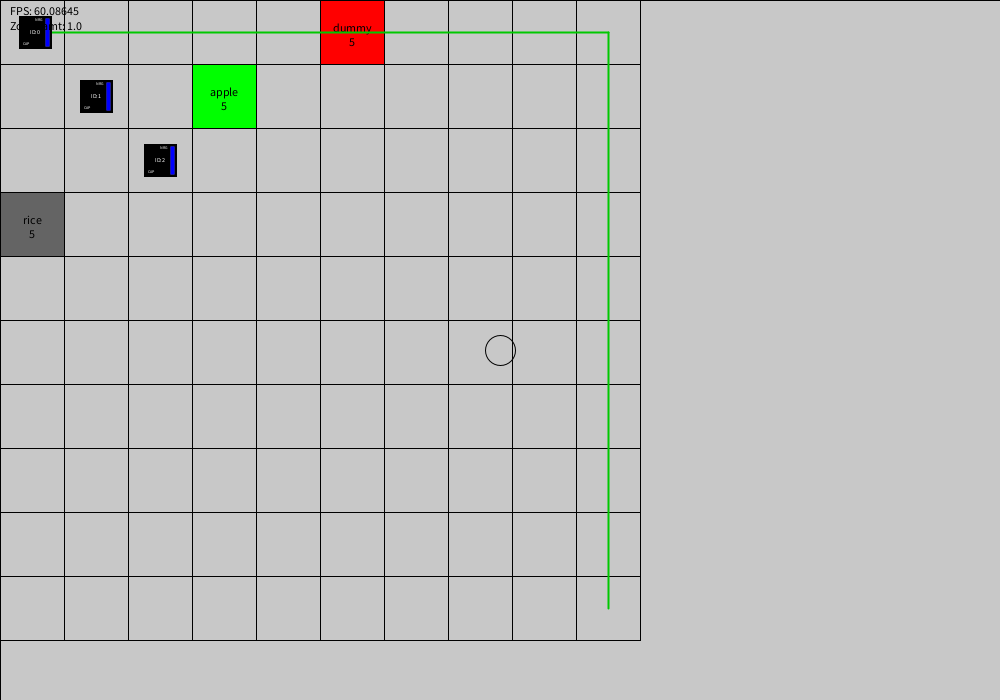
Frame 1 (no input)
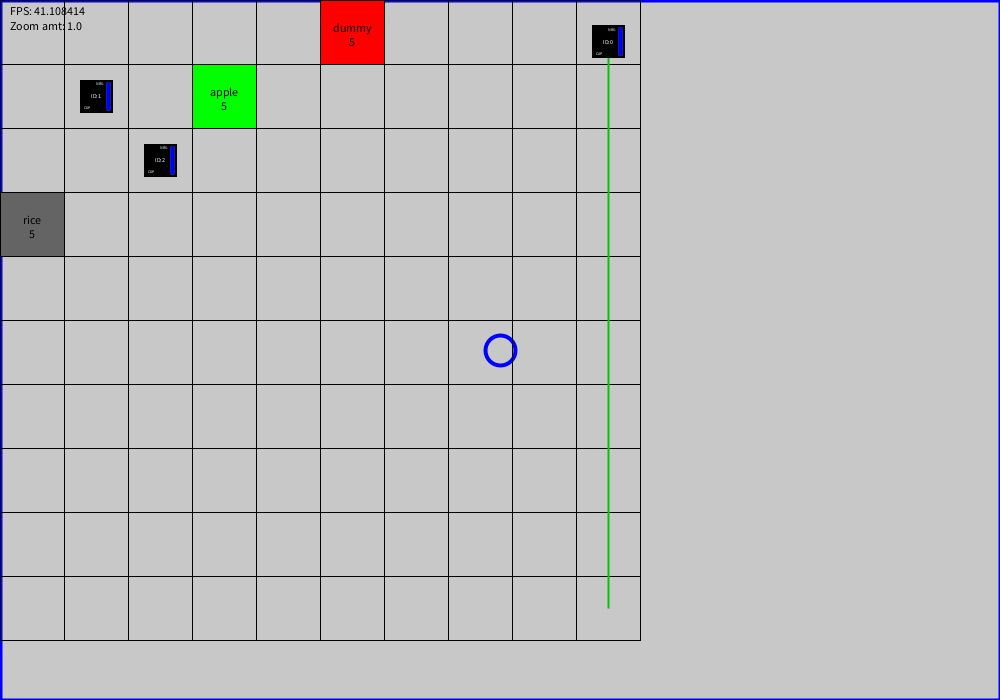
Frame 60 (the mouse pressed at the canvas centre just before this capture)
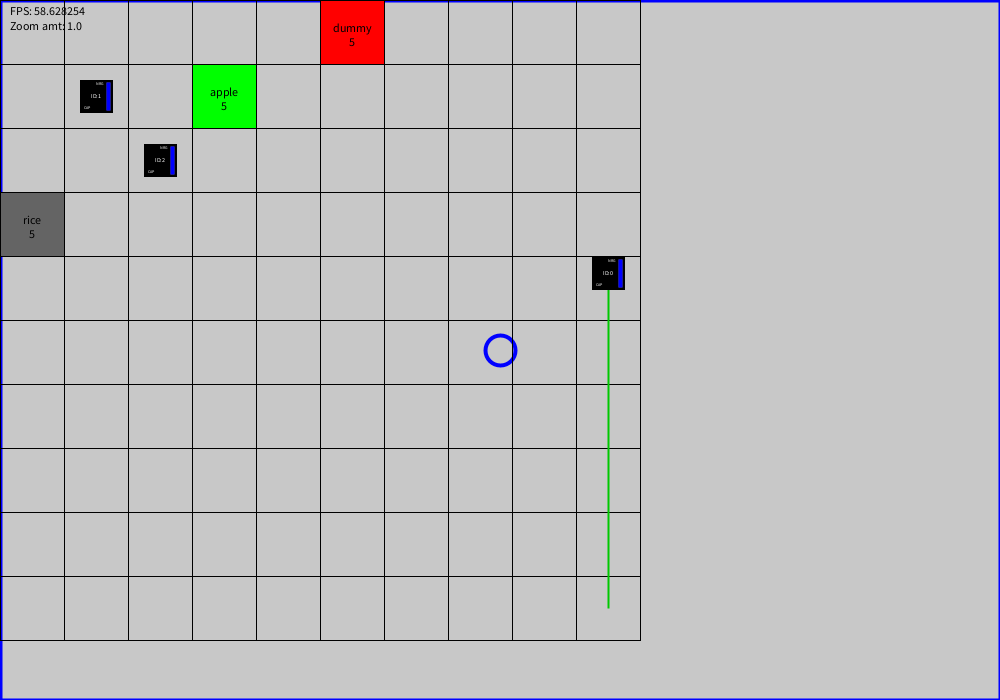
Frame 120 (the mouse held since frame 60 and released just before this capture)

The Processing sketch that drew these frames (run headless with seeded random() and noise(); from frame 60 on, the mouse is pressed at the canvas centre):

// Processing sketch: storageBots
// ── storageBots.pde
float offsetX, offsetY;
int gridSizeX = 10;
int gridSizeY = 10;
float rW = 64;
float zoom = 1;
float elapsedTime = 0;
float globalTimer = 0;
void setup() {
  size(1000, 700);
  //fullScreen();
  for (int i = 0; i<gridSizeX; i++) {
    for (int j = 0; j<gridSizeY; j++) {
      storageGrid.add(new sCell(j, i));
    }
  }
  storageGrid.get(5).putObj(new dummy(), 5);
  storageGrid.get(13).putObj(new apple(), 5);
  storageGrid.get(30).putObj(new rice(), 5);
  bots.add(new sBot(0,0,bots.size()));
  bots.add(new sBot(1, 1,bots.size()));
  bots.add(new sBot(2, 2,bots.size()));
  bots.get(0).commands.add(new moveTo(9,9));
  bots.get(0).commands.add(new moveTo(0,0));
  bots.get(0).getProduct("dummy",4);
  bots.get(0).commands.add(new moveTo(5,5));
}

void draw() {
  elapsedTime = 1/frameRate;
  globalTimer += elapsedTime;
  background(200);
  pushMatrix();
  scale(zoom);
  translate(-offsetX, -offsetY);
  noFill();
  rectMode(CORNER);
  rect(0, 0, width * 1/scl, height * 1/scl);
  ellipse(width/2 * 1/scl, height/2 * 1/scl, 30 * 1/scl, 30 * 1/scl);

  for (sCell c : storageGrid) {
    noFill();
    stroke(0);
    strokeWeight(1);
    if (c.storageObj!=null) {
      fill(c.storageObj.c);
    }
    rect(c.idX * rW * 1/scl, c.idY * rW * 1/scl, rW * 1/scl, rW * 1/scl);
    if (c.storageObj!=null) {
      fill(0);
      textAlign(CENTER);
      text(c.storageObj.name+"\n"+c.amt, (c.idX * rW + rW/2) * 1/scl, (c.idY * rW + rW/2) * 1/scl);
    }
  }
  
  if (!bots.isEmpty())
    for (sBot b : bots) {
      b.update();
      b.show();
    }
  textSize(12);
  popMatrix();
  rectMode(CORNER);
  fill(0);
  textAlign(LEFT, CENTER);
  text("FPS: "+frameRate, 10, 10);
  text("Zoom amt: "+zoom, 10, 25);
  if (cmdType) {
    stroke(0);
    rect(0, height-15, width, 15);
    fill(255);
    text(command, 0, height-15);
  }
  mousePos();
}

// ── bots.pde
ArrayList<sBot> bots = new ArrayList<sBot>();
float botWidth = rW/2;
class sBot {
  ArrayList<cmd> commands = new ArrayList<cmd>();
  float positionX, positionY;
  //float speedX, speedY;
  object storageObj = null;
  int amt = 0;
  float maxSpeed = 200;
  int maxCapacity = 10;
  float takeSpeed = 2;
  color c = 0;
  int id;
  float energy = 100;
  float maxEnergy = 100;
  sBot(float idx, float idy, int _id) {
    positionX = rW/2 + idx * rW;
    positionY = rW/2 + idy * rW;
    id = _id;
  }

  void update() {
    if (!commands.isEmpty()) {
      switch(commands.get(0).getClass().toString().substring(18)) {
      case "moveTo":
        String info = commands.get(0).getInfo();
        float mx = 0, my = 0;
        for (int i = 0; i<info.length(); i++) {
          if (info.charAt(i) == ' ')
            mx = float(info.substring(0, i));
          my = float(info.substring(i));
        }
        stroke(0,200,0);
        strokeWeight(2);
        float gotoX = mx*rW+rW/2;
        float gotoY = my*rW+rW/2;
        if (abs(positionX-gotoX)<0.1) {
          positionX = gotoX;
          line(positionX,positionY,gotoX,gotoY);
          float sy = (gotoY - positionY)*5;
          sy = constrain(sy, -maxSpeed, maxSpeed);
          positionY += sy *elapsedTime;
        } else {
          line(positionX,positionY,gotoX,positionY);
          line(gotoX,positionY,gotoX,gotoY);
          float sx = (gotoX - positionX)*5;
          sx = constrain(sx, -maxSpeed, maxSpeed);
          positionX += sx *elapsedTime;
        }
        //line(positionX * 1/scl, positionY * 1/scl, gotoX * 1/scl, gotoY * 1/scl);
        if (abs(gotoX - positionX) < 0.5 && abs(gotoY - positionY) < 0.5) {
          positionX = gotoX;
          positionY = gotoY;
          energy-=5;
          commands.remove(commands.get(0));
        }
        break;

      case "take":
        if (!commands.get(0).started) commands.get(0).Start();
        String inf = commands.get(0).getInfo();
        int amt = 0;
        float t = 0;
        for (int i = 0; i<inf.length(); i++) {
          if (inf.charAt(i) == ' ') {
            amt = int(inf.substring(0, i));
            t = float(inf.substring(i));
            break;
          }
        }
        float time = amt/takeSpeed;
        float ti = globalTimer-t;
        c = color(ti/time * 255, 0, 0);
        if (ti>time) {
          energy-=1;
          commands.remove(commands.get(0));
        }
        break;

      default: 
        println(commands.get(0).getClass().toString().substring(18));
        break;
      }
    }
  }

  void getProduct(String name, int amt) {
    for (sCell o : storageGrid) {
      if (o.storageObj == null) continue;
      else if (o.storageObj.name.contains(name)) {
        commands.add(new moveTo(o.idX, o.idY));
        commands.add(new take(amt));
        break;
      }
    }
  }

  void show() {
    rectMode(CENTER);
    fill(c);
    strokeWeight(1);
    stroke(0);
    rect(positionX, positionY, botWidth, botWidth);
    //NRG
    strokeCap(SQUARE);
    strokeWeight(4);
    stroke(100);
    line(positionX+botWidth/2-4,positionY-botWidth/2+2,positionX+botWidth/2-4,positionY+botWidth/2-2);
    stroke(0,0,255);
    strokeCap(SQUARE);
    strokeWeight(4);
    line(positionX+botWidth/2-4,(positionY+botWidth/2-2)-map(energy,0,maxEnergy,0,2*(botWidth/2-2)),positionX+botWidth/2-4,positionY+botWidth/2-2);
    fill(255);
    textSize(4);
    textAlign(LEFT,TOP);
    text("NRG",positionX,positionY-botWidth/2+2);
    //CAP
    text("CAP",positionX-botWidth/2+4,positionY+botWidth/2-6);
    
    textAlign(CENTER,CENTER);
    textSize(6);
    text("ID:"+id,positionX,positionY);
  }
}

class cmd {
  int batamt; 
  boolean finished = false;
  boolean started = false;

  void Start() {
    started = true;
  }

  String getInfo() {

    return "";
  }
}

class moveTo extends cmd {
  int x, y;
  moveTo(int cX, int cY) {
    x = cX;
    y = cY;
    batamt = 1;
  }

  String getInfo() {
    return (x+" "+y);
  }
}

class take extends cmd {
  int amt;
  float t = 0;
  take(int a) {
    amt = a;
  }
  String getInfo() {
    return amt+" "+t;
  }
  void Start() {
    started = true;
    t = globalTimer;
  }
}

// ── objects.pde
class object {
  String name;
  float price;
  color c;
}
//here go the subclasses to the object class, i.e like a bag of chips will derive from the object class
class dummy extends object {

  dummy() {
    name = "dummy";
    price = 100;
    c = color(255, 0, 0);
  }
}

class apple extends object {
  apple(){
    name = "apple";
    price = 10;
    c = color(0,255,0);
  }
}

class rice extends object {
  rice(){
    name = "rice";
    price = 20;
    c = color(100,100,100);
  }
}

// ── storageCells.pde
ArrayList<sCell> storageGrid = new ArrayList<sCell>();
class sCell {
  int idX, idY;
  int amt;
  int maxCap = 20;
  object storageObj = null;
  sCell(int x, int y) {
    idX = x; 
    idY = y;
  }
  
  void putObj(object obj, int amount){
    storageObj = obj;
    amt = amount;
  }
}

// ── utilities.pde
float moveBorder = 100;
float camSpeed = 10;
float scl = 1;
boolean up, down, left, right;
boolean cmdType = false;
String command = "";
void mousePos() {
  //if (mouseX>width-moveBorder) offsetX+=camSpeed;
  //if (mouseX<moveBorder) offsetX-=camSpeed;
  //if (mouseY>height-moveBorder) offsetY+=camSpeed;
  //if (mouseY<moveBorder) offsetY-=camSpeed;
  if (left) offsetX -= camSpeed;
  if (right) offsetX += camSpeed;
  if (up) offsetY -= camSpeed;
  if (down) offsetY += camSpeed;
}

void keyPressed() {
  if (key == ENTER || key == RETURN) {
    if (cmdType) {
      
      if(command.contains("moveBot")){ //moveBot 0 10 23
        String op = command.substring(9);
        int idP = 0;
        int mX = 0;
        int mY = 0;
        
        for(int i = 0; i<op.length(); i++)
          if(op.charAt(i) == ' '){
             idP = (int(op.substring(0,i)));
             op = op.substring(i+1);
             break;
          }
        for(int i = 0; i<op.length(); i++){
          if(op.charAt(i) == ' '){
            mX = int(op.substring(0,i));
            mY = int(op.substring(i+1));
            break;
          }
        }
        
       if(bots.get(idP) != null && idP < bots.size()){
         bots.get(idP).commands.add(new moveTo(mX, mY)); 
       }
      }
      
      if(command.contains("getProd")){ // getProd 0 dummy 5
        String op = command.substring(9);
        int idP = 0;
        String name = "";
        int amt = 0;
        for(int i = 0; i<op.length(); i++)
          if(op.charAt(i) == ' '){
             idP = (int(op.substring(0,i)));
             op = op.substring(i+1);
             break;
          }
        for(int i = 0; i<op.length(); i++){
          if(op.charAt(i) == ' '){
            name = op.substring(0,i);
            amt = int(op.substring(i+1));
            break;
          }
        }
        println("you have requested "+name+". The bot with id "+idP+" is going to get "+amt+" of those for you.");
        if(bots.get(idP) != null && idP < bots.size()){
         bots.get(idP).getProduct(name,amt);
       }
      }
      
      cmdType = false;
      command = "";
    } else {
      cmdType = true;
    }
  }
  if (!cmdType) {
    if (keyCode == 'A' || keyCode == 'a') {
      left = true;
    }
    if (keyCode == 'D' || keyCode == 'd') {
      right = true;
    }
    if (keyCode == 'W' || keyCode == 'w') {
      up = true;
    }
    if (keyCode == 'S' || keyCode == 's') {
      down = true;
    }
  } else {
    if (key == BACKSPACE) {
      if (command.length()>0)
        command = command.substring(0, command.length()-1);
    } else if(key != RETURN && keyCode != SHIFT && key != TAB && key!=CONTROL)
      command += key;
  }
}

void keyReleased() {
  if (keyCode == 'A' || keyCode == 'a') {
    left = false;
  }
  if (keyCode == 'D' || keyCode == 'd') {
    right = false;
  }
  if (keyCode == 'W' || keyCode == 'w') {
    up = false;
  }
  if (keyCode == 'S' || keyCode == 's') {
    down = false;
  }
}

void mouseWheel(MouseEvent e){
  zoom-=(e.getCount())*0.1;
  if(zoom < 0.5) zoom = 0.5;
  if(zoom > 6) zoom = 6;
}
